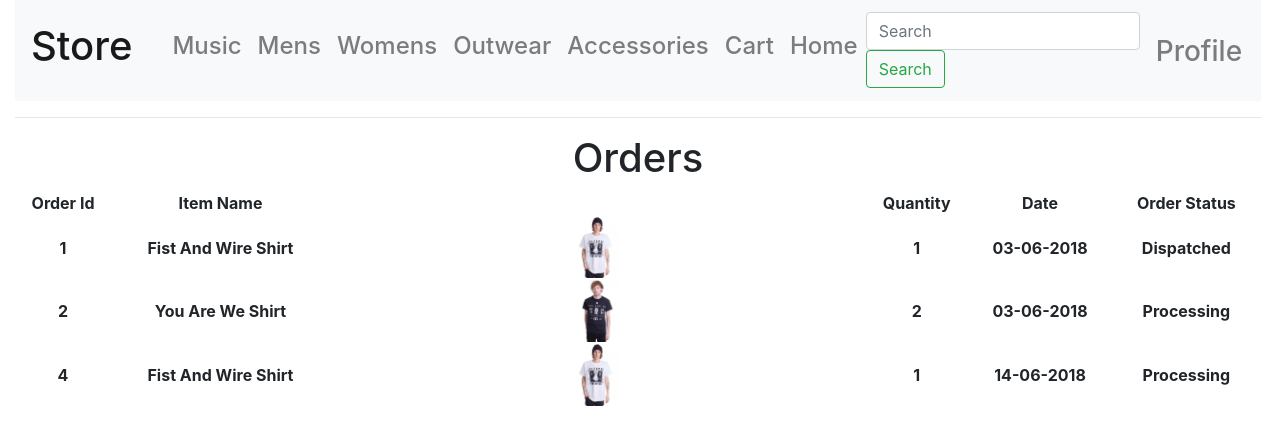
/store/orders (signed in), run on the app's committed database.
### app/models.py (models this page shows, shortened)
class User(UserMixin, db.Model):
    id = db.Column(db.Integer, primary_key=True)
    username = db.Column(db.String(64), index=True, unique=True)
    email = db.Column(db.String(120), index=True, unique=True)
    password_hash = db.Column(db.String(128))
    name = db.Column(db.String(40), index=True)
    address1 = db.Column(db.String(40), index=True)
    address2 = db.Column(db.String(40), index=True)
    towncity = db.Column(db.String(40), index=True)
    postcode = db.Column(db.String(40), index=True)
    accesslevel = db.Column(db.Integer, index=True)
    card = db.Column(db.String)

class orders(db.Model):
    order_id = db.Column(db.Integer, primary_key=True)
    userid = db.Column(db.Integer)
    item_id = db.Column(db.Integer)
    item_quant = db.Column(db.Integer)
    order_status = db.Column(db.String(40))
    date = db.Column(db.String)
    price = db.Column(db.Integer)
    card = db.Column(db.String)

class Store(db.Model):
    id = db.Column(db.Integer, primary_key=True)
    name = db.Column(db.String(40))
    image = db.Column(db.String(40))
    cat = db.Column(db.String(40))
    price = db.Column(db.Float)
    sale = db.Column(db.Integer)
    back_image=db.Column(db.String)

### app/routes.py (the view)
@app.route("/store/orders")
@login_required
def the_orders():
    return render_template("store/orders.html", title="Store-", store=Store.query.all(), orders=orders.query.all(), user=User.query.all())

### app/models.py (called while the page is built)
@login.user_loader
def load_user(the_id):
    return User.query.get(int(the_id))

### app/templates/store/orders.html (shortened to what this page needs)
{% extends "store/layout_store.html" %}
{% block body %}
<div class="text-center">
<h1>Orders</h1>
{% for user in user %}
    {% if user.id == current_user.id %}
        <table id="tblProduct", width="100%">
        <tr>
            <th>Order Id</th>
            <th>Item Name</th>
            <th> </th>
            <th>Quantity</th>
            <th>Date</th>
            <th>Order Status</th>
        </tr>
        {% for j in orders %}
            {% if j.userid == current_user.id %}
                {% for k in store %}
                    {% if k.id == j.item_id %}
                        <tr>
                            <th>{{ j.order_id }}</th>
                            <th>{{ k.name }}</th>
                            <th> <img src="{{ url_for("static", filename=k.image) }}" style="width: 8%"> </th>
                            <th>{{ j.item_quant }}</th>
                            <th>{{ j.date }}</th>
                            <th>{{ j.order_status }}</th>
                        </tr>
                        {% endif %}
                    {% endfor %}
                {% endif %}
        {% endfor %}
    {% endif %}
{% endfor %}
</div>
{% endblock %}

### app/templates/store/layout_store.html (style rules this page uses)
:root { --blue:#007bff;--indigo:#6610f2;--purple:#6f42c1;--pink:#e83e8c;--red:#dc3545;--orange:#fd7e14;--yellow:#ffc107;--green:#28a745;--teal:#20c997;--cyan:#17a2b8;--white:#fff;--gray:#6c757d;--gray-dark:#343a40;--primary:#007bff;--secondary:#6c757d;--success:#28a745;--info:#17a2b8;--warning:#ffc107;--danger:#dc3545;--light:#f8f9fa;--dark:#343a40;--breakpoint-xs:0;--breakpoint-sm:576px;--breakpoint-md:768px;--breakpoint-lg:992px;--breakpoint-xl:1200px;--font-family-sans-serif:-apple-system,BlinkMacSystemFont,"Segoe UI",Roboto,"Helvetica Neue",Arial,sans-serif,"Apple Color Emoji","Segoe UI Emoji","Segoe UI Symbol";--font-family-monospace:SFMono-Regular,Menlo,Monaco,Consolas,"Liberation Mono","Courier New",monospace }
*,::after,::before { box-sizing:border-box }
html { font-family:sans-serif;line-height:1.15;-webkit-text-size-adjust:100%;-ms-text-size-adjust:100%;-ms-overflow-style:scrollbar;-webkit-tap-highlight-color:transparent }
body { margin:0;font-family:-apple-system,BlinkMacSystemFont,"Segoe UI",Roboto,"Helvetica Neue",Arial,sans-serif,"Apple Color Emoji","Segoe UI Emoji","Segoe UI Symbol";font-size:1rem;font-weight:400;line-height:1.5;color:#212529;text-align:left;background-color:#fff }
h1,h2,h3,h4,h5,h6 { margin-top:0;margin-bottom:.5rem }
img { vertical-align:middle;border-style:none }
table { border-collapse:collapse }
th { text-align:inherit }
.h1,.h2,.h3,.h4,.h5,.h6,h1,h2,h3,h4,h5,h6 { margin-bottom:.5rem;font-family:inherit;font-weight:500;line-height:1.2;color:inherit }
.h1,h1 { font-size:2.5rem }

### data on the page
orders: order_id "1", item_quant "1", date "03-06-2018", order_status "Dispatched"
Store: name "Fist And Wire Shirt", image (picture)
orders: order_id "2", item_quant "2", date "03-06-2018", order_status "Processing"
Store: name "You Are We Shirt", image (picture)
orders: order_id "4", item_quant "1", date "14-06-2018", order_status "Processing"
